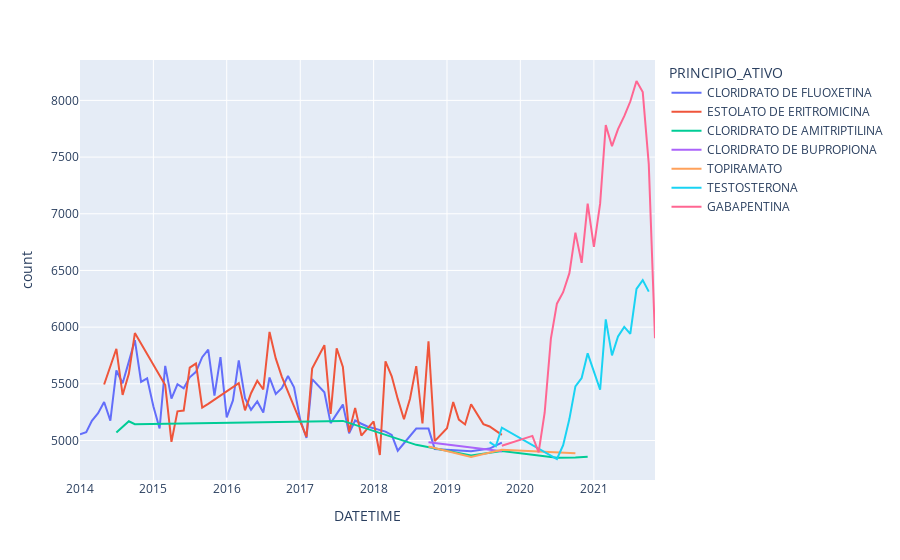

Here is the notebook cell this chart was saved with:
### Code cell
#px.line(df, x=df.select('DATETIME').to_series(), y=df.select('count').to_series(), color=df.select('PRINCIPIO_ATIVO').to_series())
teste = df.to_pandas()
px.line(teste, x='DATETIME', y='count', color='PRINCIPIO_ATIVO')

### Figure 1 — Plotly figure (JSON) as saved in the notebook; plotly's stock layout.template omitted (floating-point values rounded to 4 significant figures)
{"data": [{"hovertemplate": "PRINCIPIO_ATIVO=CLORIDRATO DE FLUOXETINA<br>DATETIME=%{x}<br>count=%{y}<extra></extra>", "legendgroup": "CLORIDRATO DE FLUOXETINA", "line": {"color": "#636efa", "dash": "solid"}, "marker": {"symbol": "circle"}, "mode": "lines", "name": "CLORIDRATO DE FLUOXETINA", "orientation": "v", "showlegend": true, "type": "scatter", "x": ["2014-01-01T00:00:00", "2014-02-01T00:00:00", "2014-03-01T00:00:00", "2014-04-01T00:00:00", "2014-05-01T00:00:00", "2014-06-01T00:00:00", "2014-07-01T00:00:00", "2014-08-01T00:00:00", "2014-09-01T00:00:00", "2014-10-01T00:00:00", "2014-11-01T00:00:00", "2014-12-01T00:00:00", "2015-01-01T00:00:00", "2015-02-01T00:00:00", "2015-03-01T00:00:00", "2015-04-01T00:00:00", "2015-05-01T00:00:00", "2015-06-01T00:00:00", "2015-07-01T00:00:00", "2015-08-01T00:00:00", "2015-09-01T00:00:00", "2015-10-01T00:00:00", "2015-11-01T00:00:00", "2015-12-01T00:00:00", "2016-01-01T00:00:00", "2016-02-01T00:00:00", "2016-03-01T00:00:00", "2016-04-01T00:00:00", "2016-05-01T00:00:00", "2016-06-01T00:00:00", "2016-07-01T00:00:00", "2016-08-01T00:00:00", "2016-09-01T00:00:00", "2016-10-01T00:00:00", "2016-11-01T00:00:00", "2016-12-01T00:00:00", "2017-01-01T00:00:00", "2017-02-01T00:00:00", "2017-03-01T00:00:00", "2017-05-01T00:00:00", "2017-06-01T00:00:00", "2017-08-01T00:00:00", "2017-09-01T00:00:00", "2017-10-01T00:00:00", "2017-11-01T00:00:00", "2017-12-01T00:00:00", "2018-03-01T00:00:00", "2018-04-01T00:00:00", "2018-05-01T00:00:00", "2018-08-01T00:00:00", "2018-10-01T00:00:00", "2018-11-01T00:00:00", "2019-05-01T00:00:00", "2019-08-01T00:00:00", "2019-10-01T00:00:00"], "xaxis": "x", "y": [5055, 5073, 5174, 5241, 5340, 5175, 5618, 5505, 5696, 5885, 5518, 5549, 5303, 5106, 5658, 5369, 5496, 5461, 5557, 5606, 5735, 5801, 5396, 5735, 5204, 5354, 5707, 5373, 5271, 5345, 5247, 5556, 5411, 5462, 5569, 5470, 5182, 5023, 5541, 5425, 5153, 5317, 5064, 5177, 5148, 5124, 5079, 5050, 4910, 5106, 5105, 4925, 4905, 4929, 4982], "yaxis": "y"}, {"hovertemplate": "PRINCIPIO_ATIVO=ESTOLATO DE ERITROMICINA<br>DATETIME=%{x}<br>count=%{y}<extra></extra>", "legendgroup": "ESTOLATO DE ERITROMICINA", "line": {"color": "#EF553B", "dash": "solid"}, "marker": {"symbol": "circle"}, "mode": "lines", "name": "ESTOLATO DE ERITROMICINA", "orientation": "v", "showlegend": true, "type": "scatter", "x": ["2014-05-01T00:00:00", "2014-07-01T00:00:00", "2014-08-01T00:00:00", "2014-09-01T00:00:00", "2014-10-01T00:00:00", "2015-03-01T00:00:00", "2015-04-01T00:00:00", "2015-05-01T00:00:00", "2015-06-01T00:00:00", "2015-07-01T00:00:00", "2015-08-01T00:00:00", "2015-09-01T00:00:00", "2015-10-01T00:00:00", "2016-03-01T00:00:00", "2016-04-01T00:00:00", "2016-05-01T00:00:00", "2016-06-01T00:00:00", "2016-07-01T00:00:00", "2016-08-01T00:00:00", "2016-09-01T00:00:00", "2016-10-01T00:00:00", "2017-02-01T00:00:00", "2017-03-01T00:00:00", "2017-05-01T00:00:00", "2017-06-01T00:00:00", "2017-07-01T00:00:00", "2017-08-01T00:00:00", "2017-09-01T00:00:00", "2017-10-01T00:00:00", "2017-11-01T00:00:00", "2018-01-01T00:00:00", "2018-02-01T00:00:00", "2018-03-01T00:00:00", "2018-04-01T00:00:00", "2018-05-01T00:00:00", "2018-06-01T00:00:00", "2018-07-01T00:00:00", "2018-08-01T00:00:00", "2018-09-01T00:00:00", "2018-10-01T00:00:00", "2018-11-01T00:00:00", "2019-01-01T00:00:00", "2019-02-01T00:00:00", "2019-03-01T00:00:00", "2019-04-01T00:00:00", "2019-05-01T00:00:00", "2019-07-01T00:00:00", "2019-08-01T00:00:00", "2019-10-01T00:00:00"], "xaxis": "x", "y": [5494, 5809, 5402, 5588, 5948, 5489, 4988, 5257, 5264, 5643, 5679, 5290, 5323, 5506, 5266, 5417, 5527, 5450, 5958, 5724, 5564, 5033, 5634, 5841, 5234, 5814, 5649, 5074, 5288, 5043, 5168, 4872, 5698, 5566, 5367, 5187, 5368, 5656, 5151, 5875, 4995, 5108, 5339, 5185, 5142, 5320, 5145, 5124, 5050], "yaxis": "y"}, {"hovertemplate": "PRINCIPIO_ATIVO=CLORIDRATO DE AMITRIPTILINA<br>DATETIME=%{x}<br>count=%{y}<extra></extra>", "legendgroup": "CLORIDRATO DE AMITRIPTILINA", "line": {"color": "#00cc96", "dash": "solid"}, "marker": {"symbol": "circle"}, "mode": "lines", "name": "CLORIDRATO DE AMITRIPTILINA", "orientation": "v", "showlegend": true, "type": "scatter", "x": ["2014-07-01T00:00:00", "2014-09-01T00:00:00", "2014-10-01T00:00:00", "2017-08-01T00:00:00", "2018-08-01T00:00:00", "2019-05-01T00:00:00", "2019-10-01T00:00:00", "2020-07-01T00:00:00", "2020-10-01T00:00:00", "2020-12-01T00:00:00"], "xaxis": "x", "y": [5070, 5170, 5144, 5173, 4962, 4867, 4908, 4849, 4850, 4857], "yaxis": "y"}, {"hovertemplate": "PRINCIPIO_ATIVO=CLORIDRATO DE BUPROPIONA<br>DATETIME=%{x}<br>count=%{y}<extra></extra>", "legendgroup": "CLORIDRATO DE BUPROPIONA", "line": {"color": "#ab63fa", "dash": "solid"}, "marker": {"symbol": "circle"}, "mode": "lines", "name": "CLORIDRATO DE BUPROPIONA", "orientation": "v", "showlegend": true, "type": "scatter", "x": ["2018-10-01T00:00:00", "2019-10-01T00:00:00"], "xaxis": "x", "y": [4985, 4905], "yaxis": "y"}, {"hovertemplate": "PRINCIPIO_ATIVO=TOPIRAMATO<br>DATETIME=%{x}<br>count=%{y}<extra></extra>", "legendgroup": "TOPIRAMATO", "line": {"color": "#FFA15A", "dash": "solid"}, "marker": {"symbol": "circle"}, "mode": "lines", "name": "TOPIRAMATO", "orientation": "v", "showlegend": true, "type": "scatter", "x": ["2018-10-01T00:00:00", "2019-05-01T00:00:00", "2019-10-01T00:00:00", "2020-10-01T00:00:00"], "xaxis": "x", "y": [4948, 4856, 4919, 4888], "yaxis": "y"}, {"hovertemplate": "PRINCIPIO_ATIVO=TESTOSTERONA<br>DATETIME=%{x}<br>count=%{y}<extra></extra>", "legendgroup": "TESTOSTERONA", "line": {"color": "#19d3f3", "dash": "solid"}, "marker": {"symbol": "circle"}, "mode": "lines", "name": "TESTOSTERONA", "orientation": "v", "showlegend": true, "type": "scatter", "x": ["2019-08-01T00:00:00", "2019-09-01T00:00:00", "2019-10-01T00:00:00", "2020-07-01T00:00:00", "2020-08-01T00:00:00", "2020-09-01T00:00:00", "2020-10-01T00:00:00", "2020-11-01T00:00:00", "2020-12-01T00:00:00", "2021-02-01T00:00:00", "2021-03-01T00:00:00", "2021-04-01T00:00:00", "2021-05-01T00:00:00", "2021-06-01T00:00:00", "2021-07-01T00:00:00", "2021-08-01T00:00:00", "2021-09-01T00:00:00", "2021-10-01T00:00:00"], "xaxis": "x", "y": [4986, 4949, 5113, 4837, 4959, 5189, 5478, 5551, 5769, 5448, 6069, 5751, 5917, 6002, 5940, 6338, 6415, 6313], "yaxis": "y"}, {"hovertemplate": "PRINCIPIO_ATIVO=GABAPENTINA<br>DATETIME=%{x}<br>count=%{y}<extra></extra>", "legendgroup": "GABAPENTINA", "line": {"color": "#FF6692", "dash": "solid"}, "marker": {"symbol": "circle"}, "mode": "lines", "name": "GABAPENTINA", "orientation": "v", "showlegend": true, "type": "scatter", "x": ["2019-10-01T00:00:00", "2020-03-01T00:00:00", "2020-04-01T00:00:00", "2020-05-01T00:00:00", "2020-06-01T00:00:00", "2020-07-01T00:00:00", "2020-08-01T00:00:00", "2020-09-01T00:00:00", "2020-10-01T00:00:00", "2020-11-01T00:00:00", "2020-12-01T00:00:00", "2021-01-01T00:00:00", "2021-02-01T00:00:00", "2021-03-01T00:00:00", "2021-04-01T00:00:00", "2021-05-01T00:00:00", "2021-06-01T00:00:00", "2021-07-01T00:00:00", "2021-08-01T00:00:00", "2021-09-01T00:00:00", "2021-10-01T00:00:00", "2021-11-01T00:00:00"], "xaxis": "x", "y": [4954, 5041, 4896, 5245, 5899, 6207, 6308, 6476, 6834, 6567, 7089, 6707, 7089, 7782, 7596, 7747, 7861, 7990, 8171, 8073, 7438, 5903], "yaxis": "y"}], "layout": {"legend": {"title": {"text": "PRINCIPIO_ATIVO"}, "tracegroupgap": 0}, "margin": {"t": 60}, "xaxis": {"anchor": "y", "domain": [0, 1], "title": {"text": "DATETIME"}}, "yaxis": {"anchor": "x", "domain": [0, 1], "title": {"text": "count"}}}}
